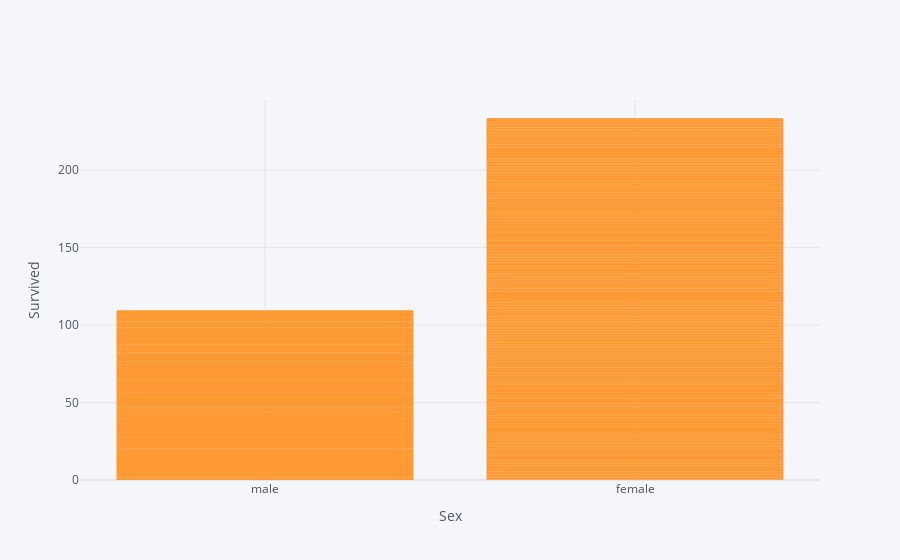

Notebook code for this chart:
### Code cell
df1.iplot(x='sex',y='survived',kind='bar',xTitle='Sex', yTitle='Survived')

### Figure 1 — Plotly figure (JSON) as saved in the notebook; plotly's stock layout.template omitted (floating-point values rounded to 4 significant figures; data arrays with more than 128 entries replaced by an {"elided": "..."} marker saying what was removed)
{"data": [{"marker": {"color": "rgba(255, 153, 51, 0.6)", "line": {"color": "rgba(255, 153, 51, 1.0)", "width": 1}}, "name": "survived", "orientation": "v", "text": "", "type": "bar", "x": {"elided": "891 str values"}, "y": {"elided": "891 int values"}}], "layout": {"legend": {"bgcolor": "#F5F6F9", "font": {"color": "#4D5663"}}, "paper_bgcolor": "#F5F6F9", "plot_bgcolor": "#F5F6F9", "title": {"font": {"color": "#4D5663"}}, "xaxis": {"gridcolor": "#E1E5ED", "showgrid": true, "tickfont": {"color": "#4D5663"}, "title": {"font": {"color": "#4D5663"}, "text": "Sex"}, "zerolinecolor": "#E1E5ED"}, "yaxis": {"gridcolor": "#E1E5ED", "showgrid": true, "tickfont": {"color": "#4D5663"}, "title": {"font": {"color": "#4D5663"}, "text": "Survived"}, "zerolinecolor": "#E1E5ED"}}}
